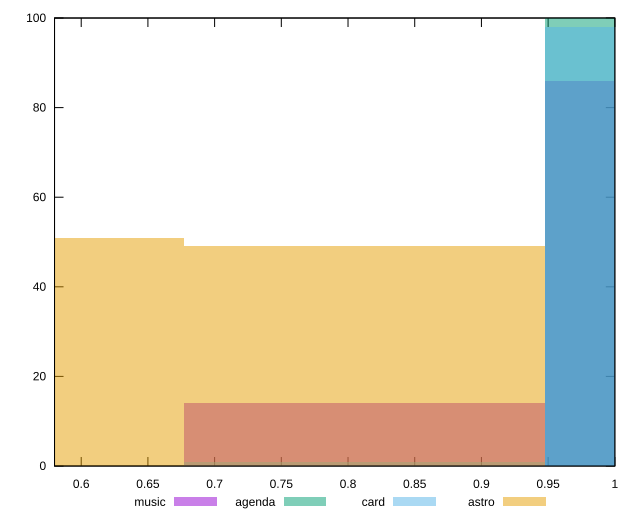

The gnuplot source for this figure:
reset

$music <<EOF
0.8124148026308713 14
1.0832197368411618 86
EOF

$agenda <<EOF
1.0832197368411618 100
EOF

$card <<EOF
1.0832197368411618 98
0.8124148026308713 1
EOF

$astro <<EOF
0.5416098684205809 51
0.8124148026308713 49
EOF

set key outside below
set boxwidth 0.27080493421029045
set xrange [0.58:1]
set yrange [0:100]
set trange [0:100]
set style fill transparent solid 0.5 noborder
set terminal svg size 640, 520 enhanced background rgb 'white'
set output "reports/report_00030_2021-02-24T20-42-31.540Z/unused-css-rules/comparison/histogram/all_score.svg"

plot $music title "music" with boxes, \
     $agenda title "agenda" with boxes, \
     $card title "card" with boxes, \
     $astro title "astro" with boxes

reset
